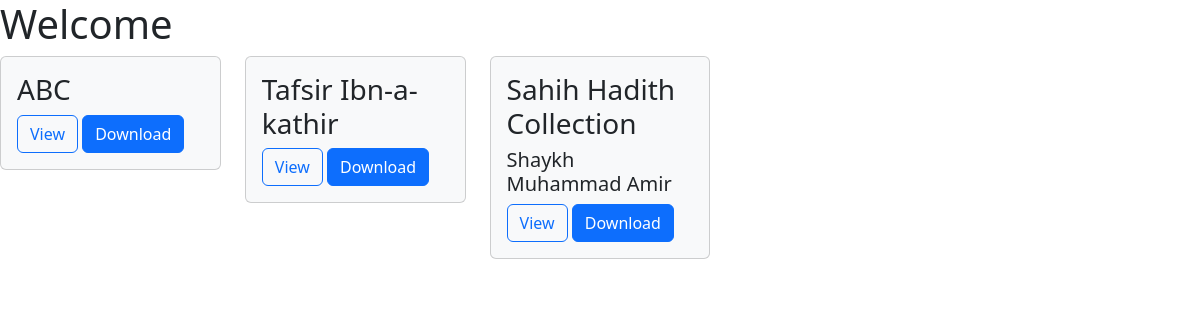
The app's page /resources/, older data.
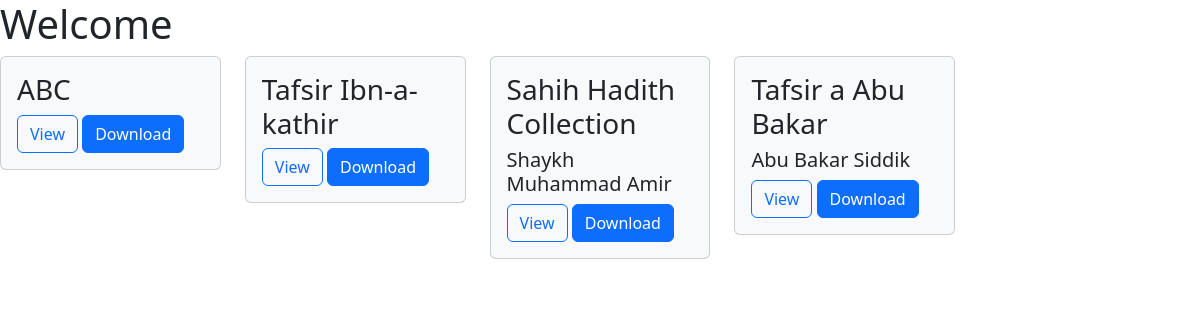
The same page, newer data.
### AdminPanel/models.py (models this page shows, shortened)
class Resource(models.Model):
    id = models.AutoField(primary_key=True)
    name = models.CharField(max_length=300)
    link = models.URLField(blank=True)
    image = models.ImageField(upload_to='resource_images/', blank=True)
    description = models.TextField(blank=True)
    author = models.CharField(max_length=100, blank=True)
    category = models.ForeignKey(Category, on_delete=models.CASCADE)
    order = models.PositiveSmallIntegerField(default=0, blank=True)
    is_active = models.BooleanField(default=True)
    is_recommended = models.BooleanField(default=False)

### User/views.py (the view)
# urls.py: path('resources/', ResourceView.as_view(), name='resource_view')
class ResourceView(View):
    def get(self, request):
        category_id = request.GET.get('category_id')
        if category_id:
            try:
                category = Category.objects.get(pk=category_id)
                resources = Resource.objects.filter(category=category)
            except Exception:
                raise models.exceptions.ValidationError(f"Category with ID {category_id} does not exist.")
        else:
            resources = Resource.objects.all()
        return render(request, "User/resources.html", {'resources':resources})

### User/templates/User/resources.html (shortened to what this page needs)
{% extends 'base.html' %}
{% block body %}
<div class="row row-cols-1 row-cols-md-5 g-4">
    {% for resource in resources %}
    <div class="col">
      <div class="card bg-light">
        <div class="card-body">
          <h3 class="card-title">{{resource.name}}</h3>
          <h5 class="card-text">{{resource.author}}</h5>
          <a href="{{resource.link}}" class="btn btn-outline-primary">View</a>
          <a href="" class="btn btn-primary">Download</a>
        </div>
      </div>
    </div>
    {% endfor %}
</div>
{% endblock %}

Row changes from the older to the newer data that the page shows:
added Resource: name "Tafsir a Abu Bakar", author "Abu Bakar Siddik"
